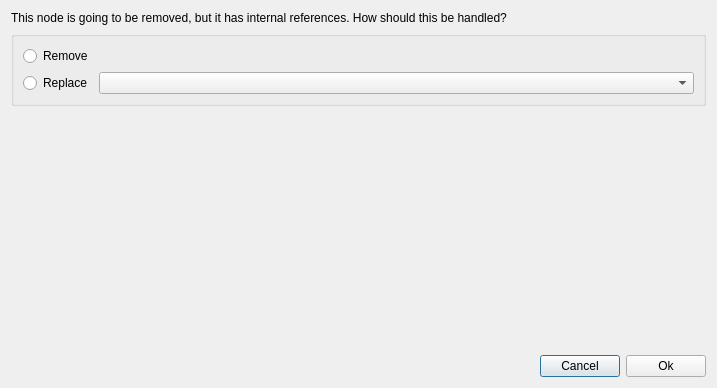
<?xml version="1.0" encoding="UTF-8"?>
<ui version="4.0">
 <class>RemoveNode</class>
 <widget class="QDialog" name="RemoveNode">
  <property name="geometry">
   <rect>
    <x>0</x>
    <y>0</y>
    <width>717</width>
    <height>388</height>
   </rect>
  </property>
  <property name="sizePolicy">
   <sizepolicy hsizetype="Preferred" vsizetype="Preferred">
    <horstretch>0</horstretch>
    <verstretch>0</verstretch>
   </sizepolicy>
  </property>
  <property name="windowTitle">
   <string>Remove Note</string>
  </property>
  <layout class="QGridLayout" name="gridLayout_2">
   <item row="0" column="0" colspan="3">
    <widget class="QLabel" name="label">
     <property name="text">
      <string>This node is going to be removed, but it has internal references. How should this be handled?</string>
     </property>
    </widget>
   </item>
   <item row="2" column="0" colspan="3">
    <spacer name="verticalSpacer">
     <property name="orientation">
      <enum>Qt::Vertical</enum>
     </property>
     <property name="sizeHint" stdset="0">
      <size>
       <width>20</width>
       <height>196</height>
      </size>
     </property>
    </spacer>
   </item>
   <item row="3" column="0">
    <spacer name="horizontalSpacer">
     <property name="orientation">
      <enum>Qt::Horizontal</enum>
     </property>
     <property name="sizeHint" stdset="0">
      <size>
       <width>182</width>
       <height>20</height>
      </size>
     </property>
    </spacer>
   </item>
   <item row="3" column="1">
    <widget class="QPushButton" name="pBtnCancel">
     <property name="text">
      <string>Cancel</string>
     </property>
    </widget>
   </item>
   <item row="3" column="2">
    <widget class="QPushButton" name="pBtnOk">
     <property name="text">
      <string>Ok</string>
     </property>
    </widget>
   </item>
   <item row="1" column="0" colspan="3">
    <widget class="QGroupBox" name="groupBox">
     <property name="title">
      <string/>
     </property>
     <layout class="QGridLayout" name="gridLayout">
      <item row="0" column="0">
       <widget class="QRadioButton" name="rBtnRemoveRecords">
        <property name="sizePolicy">
         <sizepolicy hsizetype="Fixed" vsizetype="Fixed">
          <horstretch>0</horstretch>
          <verstretch>0</verstretch>
         </sizepolicy>
        </property>
        <property name="text">
         <string>Remove</string>
        </property>
       </widget>
      </item>
      <item row="1" column="0">
       <widget class="QRadioButton" name="rBtnReplaceRecords">
        <property name="sizePolicy">
         <sizepolicy hsizetype="Fixed" vsizetype="Fixed">
          <horstretch>0</horstretch>
          <verstretch>0</verstretch>
         </sizepolicy>
        </property>
        <property name="text">
         <string>Replace</string>
        </property>
       </widget>
      </item>
      <item row="1" column="1">
       <widget class="QComboBox" name="comboBox"/>
      </item>
     </layout>
    </widget>
   </item>
  </layout>
 </widget>
 <tabstops>
  <tabstop>rBtnReplaceRecords</tabstop>
  <tabstop>comboBox</tabstop>
  <tabstop>rBtnRemoveRecords</tabstop>
  <tabstop>pBtnOk</tabstop>
  <tabstop>pBtnCancel</tabstop>
 </tabstops>
 <resources/>
 <connections/>
</ui>
